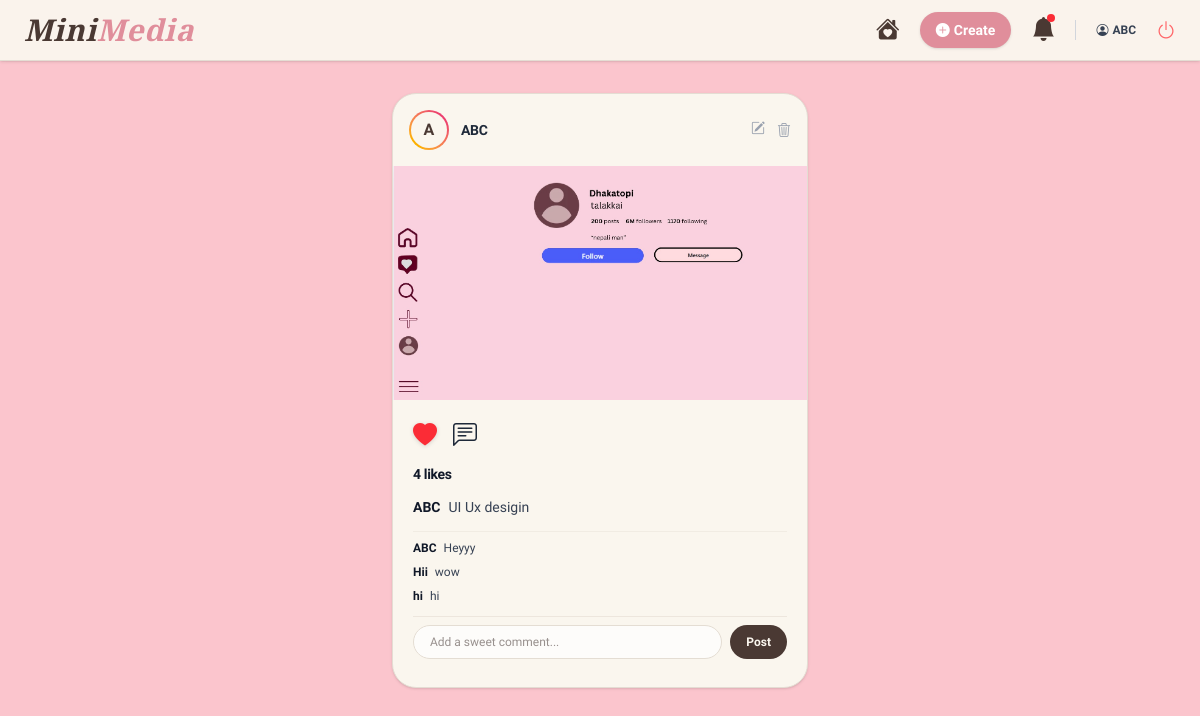
The app's page / (signed in), older data.
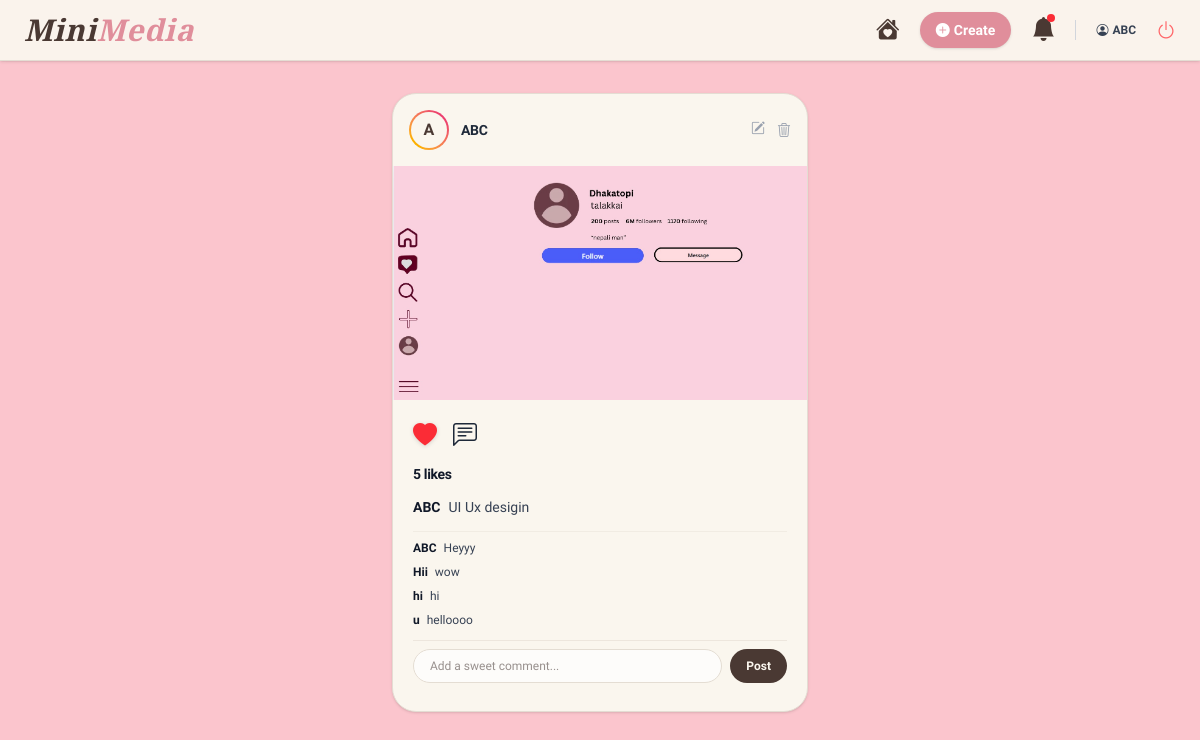
The same page, newer data.
### social/models.py (models this page shows, shortened)
class Post(models.Model):
    user = models.ForeignKey(User, on_delete=models.CASCADE, related_name='posts')
    image = models.ImageField(upload_to='posts_images/')
    caption = models.TextField(max_length=500, blank=True)
    created_at = models.DateTimeField(auto_now_add=True)
    likes = models.ManyToManyField(User, related_name='liked_posts', blank=True)
    class Meta:
        ordering = ['-created_at']  # Naya post sadhai mathi dekhinchha

class Comment(models.Model):
    post = models.ForeignKey(Post, on_delete=models.CASCADE, related_name='comments')
    user = models.ForeignKey(User, on_delete=models.CASCADE)
    text = models.TextField(max_length=300)
    created_at = models.DateTimeField(auto_now_add=True)
    class Meta:
        ordering = ['created_at'] # पुराना कमेन्ट माथि, नयाँ तल आउँछन्
    from django.contrib.auth.models import User

### social/views.py (the view)
# urls.py: path('', views.home_view, name='home'),
@login_required(login_url='login')
def home_view(request):
    posts = Post.objects.all().order_by('-id')
    notifications = Notification.objects.filter(
        receiver=request.user
    ).order_by(
        '-created_at'
    )
    context = {
        'posts': posts,
        'notifications': notifications
    }
    return render(
        request,
        'home.html',
        context
    )

### social/templates/home.html (shortened to what the changed rows need)
<!DOCTYPE html>
<html lang="en">
<head>
    <script src="https://cdn.jsdelivr.net/npm/@tailwindcss/browser@4"></script>
    <link rel="stylesheet" href="https://cdn.jsdelivr.net/npm/bootstrap-icons@1.11.3/font/bootstrap-icons.min.css">
</head>
<body class="min-h-screen pb-12">
    <div class="max-w-md mx-auto mt-8 px-4 space-y-8">
        {% if posts %}
            {% for post in posts %}
                <div id="post-{{ post.id }}" class="bg-card border border-[#E4DDD3] rounded-3xl shadow-sm overflow-hidden transition duration-300 hover:shadow-md">
                    <div class="p-4 flex items-center justify-between">
                        <div class="flex items-center gap-3">
                            <div class="w-10 h-10 rounded-full bg-gradient-to-tr from-yellow-400 to-pink-600 p-[2px]">
                                <div class="w-full h-full bg-[#FAF6EE] rounded-full flex items-center justify-center font-bold text-[#4A3933]">
                                    {{ post.user.username|slice:":1"|upper }}
                                </div>
                            </div>
                            <span class="font-bold text-sm text-gray-800 tracking-tight">{{ post.user.username }}</span>
                        </div>
                        {% if post.user == request.user %}
                        <div class="flex gap-3">
                            <a href="{% url 'edit_post' post.id %}" class="text-gray-400 hover:text-blue-500 text-sm"><i class="bi bi-pencil-square"></i></a>
                            <form action="{% url 'delete_post' post.id %}" method="post" class="inline" onsubmit="return confirm('Delete this beautiful memory?');">
                                <button type="submit" class="text-gray-400 hover:text-red-500 text-sm cursor-pointer"><i class="bi bi-trash3"></i></button>
                            </form>
                        </div>
                        {% endif %}
                    </div>
                    {% if post.image %}
                        <div class="bg-black/5 flex items-center justify-center">
                            <img src="{{ post.image.url }}" class="w-full h-auto max-h-[450px] object-cover" alt="Post">
                        </div>
                    {% endif %}
                    <div class="p-5 space-y-3">
                        <div class="flex items-center gap-4 text-2xl">
                            <a href="{% url 'like_post' post.id %}" class="transform active:scale-125 transition duration-150">
                                {% if request.user in post.likes.all %}
                                    <i class="bi bi-heart-fill text-red-500 drop-shadow-sm"></i>
                                {% else %}
                                    <i class="bi bi-heart text-gray-800 hover:text-red-500"></i>
                                {% endif %}
                            </a>
                            <i class="bi bi-chat-left-text text-gray-800 hover:text-[#E08E9B] cursor-pointer"></i>
                        </div>
                        <p class="text-sm font-extrabold text-gray-900 tracking-tight">{{ post.likes.count }} likes</p>
                        <p class="text-sm text-gray-700 leading-relaxed"><span class="font-bold text-gray-900 mr-2">{{ post.user.username }}</span>{{ post.caption }}</p>
                        {% if post.comments.all %}
                        <div class="space-y-2 pt-2 border-t border-[#E4DDD3]/40 max-h-32 overflow-y-auto">
                            {% for comment in post.comments.all %}
                                <div class="flex items-center justify-between group">
                                    <p class="text-xs text-gray-700">
                                        <span class="font-bold text-gray-900 mr-1">{{ comment.user.username }}</span> {{ comment.text }}
                                    </p>
                                </div>
                            {% endfor %}
                        </div>
                        {% endif %}
                        <div class="border-t border-[#E4DDD3]/60 my-2 pt-2">
                            <form action="{% url 'comment_post' post.id %}" method="post" class="flex gap-2">
                                <input type="text" name="comment" placeholder="Add a sweet comment..." required
                                       class="flex-1 px-4 py-2 text-xs bg-white/70 border border-[#E4DDD3] rounded-full focus:outline-none focus:ring-2 focus:ring-[#E08E9B] focus:bg-white mb-0">
                                <button type="submit" class="bg-[#4A3933] text-[#FAF6EE] px-4 py-2 rounded-full text-xs font-bold hover:bg-black transition cursor-pointer">Post</button>
                            </form>
                        </div>
                    </div>
                </div>
            {% endfor %}
        {% endif %}
    </div>
</body>
</html>

Row changes from the older to the newer data that the page shows:
computed for Post "UI Ux desigin": likes.count "4" → "5"
added Comment: user.username "u", text "helloooo"
